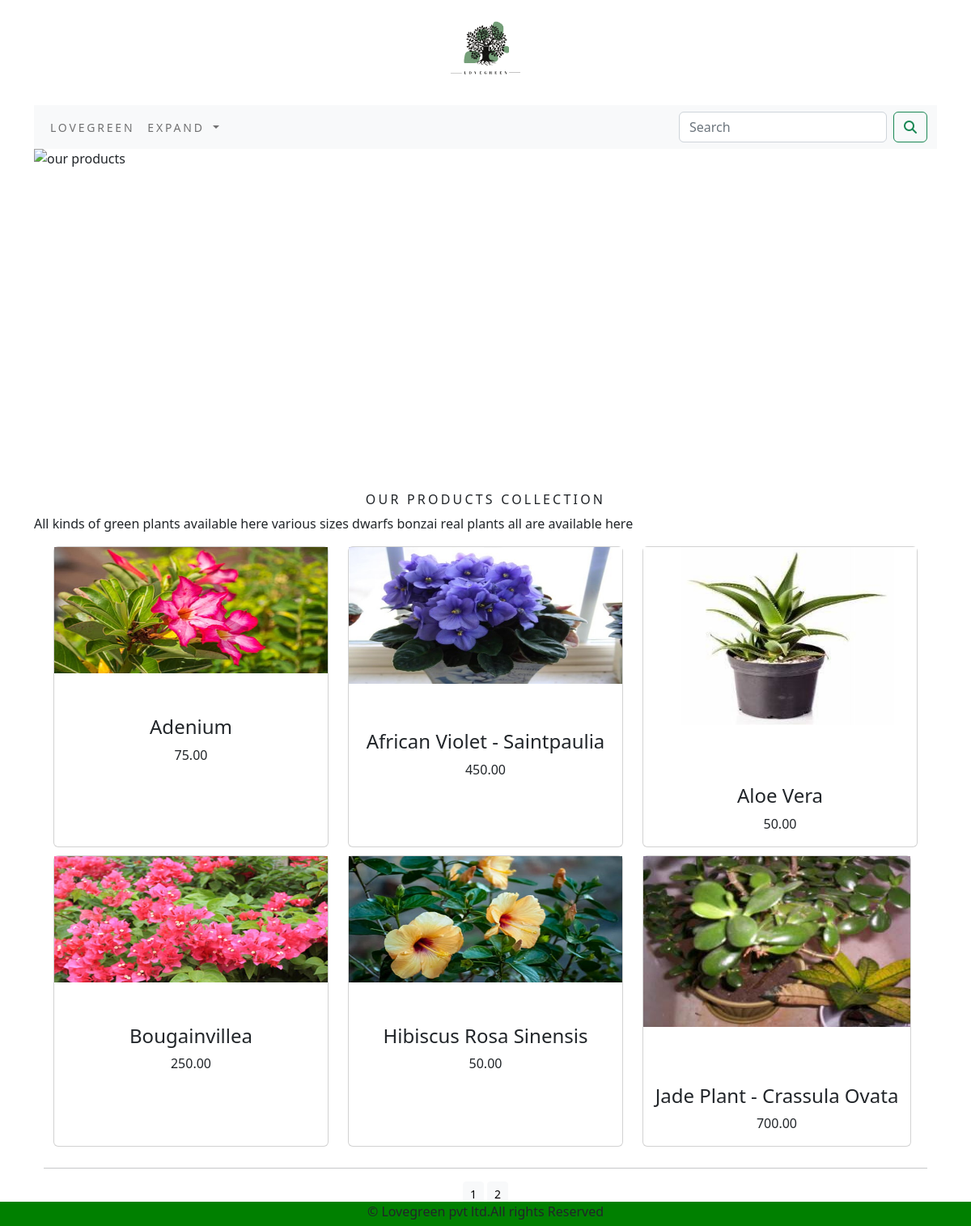
The page /shopp/ on the database its author committed.
### shopp/models.py (models this page shows, shortened)
class Product(models.Model):
    name = models.CharField(max_length=250, unique=True)
    slug = models.SlugField(max_length=250, unique=True)
    description = models.TextField(blank=True)
    price = models.DecimalField(max_digits=10, decimal_places=2)
    category = models.ForeignKey(Category, on_delete=models.CASCADE)
    image = models.ImageField(upload_to='category', blank=True)
    stock = models.IntegerField()
    available = models.BooleanField(default=True)
    created = models.DateTimeField(auto_now_add=True)
    updated = models.DateTimeField(auto_now=True)
    def get_url(self):
        return reverse('shopp:prodCatdetail', args=[self.category.slug, self.slug])
    class Meta:
        ordering = ('name',)
        verbose_name = 'product'
        verbose_name_plural = 'products'

### shopp/views.py (the view)
# urls.py: path('', views.allProdCat, name='allProdCat'),
def allProdCat(request, c_slug=None):
    c_page = None
    products_list = None
    if c_slug != None:
        c_page = get_object_or_404(Category, slug=c_slug)
        products_list = Product.objects.all().filter(category=c_page, available=True)
    else:
        products_list = Product.objects.all().filter(available=True)
    paginator = Paginator(products_list, 6)
    try:
        page = int(request.GET.get('page', '1'))
    except:
        page = 1
    try:
        products = paginator.page(page)
    except (EmptyPage, InvalidPage):
        products = paginator.page(paginator.num_pages)
    return render(request, "category.html", {'category': c_page, 'products': products})

### cart/context_processors.py (called while the page is built)
def counter(request):
    item_count = 0
    if 'admin' in request.path:
        return {}
    else:
        try:
            cart = Cart.objects.filter(cart_id=_cart_id(request))
            car_items = CartItem.objects.all().filter(cart=cart[:1])
            for cart_item in car_items:
                item_count += cart_item.quantity
        except Cart.DoesNotExist:
            item_count = 0
    return dict(item_count=item_count)

### cart/views.py (called while the page is built)
def _cart_id(request):
    cart = request.session.session_key
    if not cart:
        cart = request.session.create()
    return cart

### shopp/context_processors.py (called while the page is built)
def menu_links(request):
    links = Category.objects.all()
    return dict(links=links)

### shopp/models.py (called while the page is built)
    def get_url(self):
        return reverse('shopp:product_by_category', args=[self.slug])

### templates/category.html (shortened to what this page needs)
{% extends 'base.html' %}
{% load static %}
{% block content %}
<div class="mx-auto">
    {% if category %}
        <img  src="{{category.image.url}}" alt="{{category.name}}">
</div>
    <br>
<div>
       <h1 class="text-center my_title"> {{category.name}}</h1>
       <p class="text-justify">{{category.description}}</p>
</div>
    {% else %}
<div id="carouselExampleIndicators" class="carousel slide" data-bs-ride="true">
  <div class="carousel-indicators">
    <button type="button" data-bs-target="#carouselExampleIndicators" data-bs-slide-to="0" class="active" aria-current="true" aria-label="Slide 1"></button>
    <button type="button" data-bs-target="#carouselExampleIndicators" data-bs-slide-to="1" aria-label="Slide 2"></button>
    <button type="button" data-bs-target="#carouselExampleIndicators" data-bs-slide-to="2" aria-label="Slide 3"></button>
  </div>
  <div class="carousel-inner">
    <div class="carousel-item active">
      <img src="{% static 'images/green1.jpg' %}" class="d-block w-100" alt="our products" width="1000px;" height="400px;">
    </div>
  </div>
  <button class="carousel-control-prev" type="button" data-bs-target="#carouselExampleIndicators" data-bs-slide="prev">
    <span class="carousel-control-prev-icon"></span>
  </button>
  <button class="carousel-control-next" type="button" data-bs-target="#carouselExampleIndicators" data-bs-slide="next">
    <span class="carousel-control-next-icon"></span>
  </button>
</div>
<br>
<div>
    <h1 class="text-center my_title">Our Products Collection</h1>
    <p class="text-justify">All kinds of green plants available here various sizes dwarfs bonzai real plants all are available here</p>
</div>
    {% endif %}
<div class="container">
    <div class="row mx-auto">
        {% for product in products.object_list %}
        <div class="my_bottom_margin col-lg-4 d-flex align-items-stretch">
            <div class="card text-center" style="min-width:18rem;" >
            <a href="{{product.get_url}}"><img class=" my_image"  src="{{product.image.url}}" alt="{{product.name}}"></a>
            <div class="card_body">
           <h4>{{product.name}}</h4>
            <p>{{product.price}}</p>
                </div>
                </div>
    </div>
         {% endfor %}
    </div>
    <div class="mx-auto">
            {% if products.paginator.num_pages > 1 %}
            <hr>
        <div class="text-center">
            {% for pg in products.paginator.page_range %}
            <a href="?page={{pg}}" class="btn btn-light btn-sm {% if product.number == pg %} active {% endif %}">{{pg}}</a>
            {% endfor %}
        </div>
            {% endif %}
    </div>
    <br>
</div>
{% endblock %}

### templates/base.html (shortened to what this page needs)
{% load static %}
<!DOCTYPE html>
<html lang="en">
<head>
    <link rel="stylesheet" href="{% static 'css/custom.css' %}">
    <link href="{% static 'css/bootstrap.min.css' %}" rel="stylesheet">
</head>
<body class="d-flex flex-column min-vh-100">
<div class="container">
{% include 'header.html' %}
{% include 'nav.html' %}
{%  block content %}
    {% endblock %}
        </div>
    {% include 'footer.html' %}
</body>
</html>

### templates/header.html
{% load static %}
<header>
    <center>
      <a href="{% url 'shopp:allProdCat' %}"></a>  <img src="{% static 'images/logo.png' %}" alt="logoimage" width="130px;" height="130px;">
    </center>
</header>

### templates/nav.html (shortened to what this page needs)
{% load static %}
<nav class="navbar navbar-expand-lg navbar-light bg-light">
  <div class="container-fluid">
    <div class="collapse navbar-collapse" id="navbarSupportedContent">
      <ul class="navbar-nav me-auto mb-2 mb-lg-0">
        <li class="nav-item">
          <a class="nav-link" href="{% url 'shopp:allProdCat' %}">Lovegreen</a>
        </li>
        <li class="nav-item dropdown {% if 'shopp' in request.path %} active {% endif %}">
          <a class="nav-link dropdown-toggle" href="#" id="navbarDropdown" role="button" data-bs-toggle="dropdown" aria-expanded="false">
            Expand
          </a>
            </li>
      </ul>
      <form class="d-flex" action="{% url 'search_app:SearchResult' %}" method="get">
        <input  class="form-control me-2" type="search" placeholder="Search" name="q" aria-label="Search">
        <button class="btn btn-outline-success" type="submit"><i class="fa fa-search"></i></button>
      </form>
    </div>
  </div>
</nav>

### templates/footer.html
<div class="footer  my_footer">
    <p class="text-center">&copy; Lovegreen pvt ltd.All rights Reserved</p>
</div>

### static/css/custom.css (style rules this page uses)
body { font-family: 'Raleway', sans-serif; }
.nav-item { letter-spacing : .2em; font-size : 14px; text-transform : uppercase; }
.my_footer { background-color:green; height:30px; position: fixed; bottom:0; left:0; width:100%; }
.my_footer p { padding:20px font-size:12px; }
.my_image { width:100%; height:75%; }
.my_title { font-size:16px; text-transform:uppercase; letter-spacing: .2em; }
.my_bottom_margin { margin-bottom : 10px; }

### rows shown on the page
Product: image (picture), name "Adenium", price "75.00"
Product: image (picture), name "African Violet - Saintpaulia", price "450.00"
Product: image (picture), name "Aloe Vera", price "50.00"
Product: image (picture), name "Bougainvillea", price "250.00"
Product: image (picture), name "Hibiscus Rosa Sinensis", price "50.00"
Product: image (picture), name "Jade Plant - Crassula Ovata", price "700.00"

### other values the page prints
{{ pg }} "1" "2"
